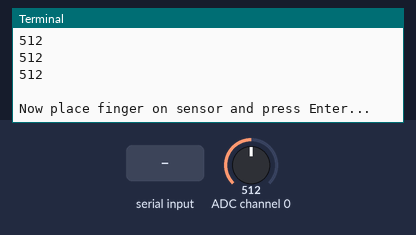
Simulated run of this program. Board: Raspberry Pi (BCM pin numbers). Shown: the last lines printed to the terminal. The test bench sets the inputs (shaded band); at power-on: ADC channel 0 = 512 (analog values on the 0–1023 scale). The clock reads 2024-03-15 10:24:30 at power-on unless the program sets it. At 21.3 s the program stops and its outputs stay as they are.

Above: at 11.2 s.
11.3 s: "1" typed at the terminal, then Enter
At 11.41 s:
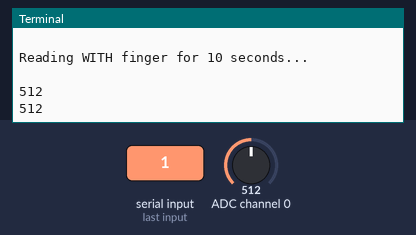
12.8 s: ADC channel 0 set to 716
At 12.81 s:
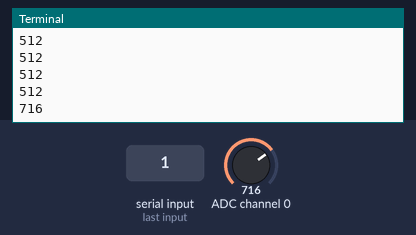
14.3 s: ADC channel 0 set to 900
At 22.5 s:
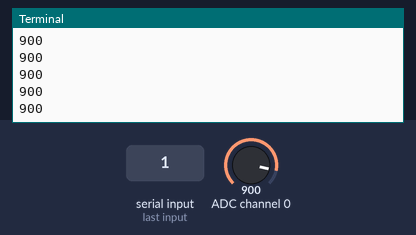
Timing chart, 0 to 22.8 s (numbered marks = the images above; inputs shaded):
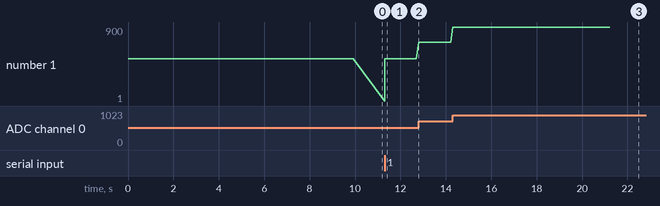

The program:

raw_sensor_test.py
```python
import spidev
import time


def read_channel(spi, channel):
    adc = spi.xfer2([1, (8 + channel) << 4, 0])
    value = ((adc[1] & 3) << 8) + adc[2]
    return value


spi = spidev.SpiDev()
spi.open(0, 0)
spi.max_speed_hz = 1000000


print("KEEP FINGER OFF SENSOR")
print("Reading for 10 seconds...\n")

start = time.time()

while time.time() - start < 10:
    value = read_channel(spi, 0)
    print(value)
    time.sleep(0.1)


input("\nNow place finger on sensor and press Enter...")


print("\nReading WITH finger for 10 seconds...\n")

start = time.time()

while time.time() - start < 10:
    value = read_channel(spi, 0)
    print(value)
    time.sleep(0.1)


spi.close()
```

Measured:
- after the input at 11.3 s, the terminal: prints a new line at once (image 1)
- after the input at 12.8 s, the terminal: prints a new line at once (image 2)
- after the input at 14.3 s, the terminal: prints a new line at once (image 3)
- plotted number 1: 512 → 716 after the input at 12.8 s, 716 → 900 after the input at 14.3 s
